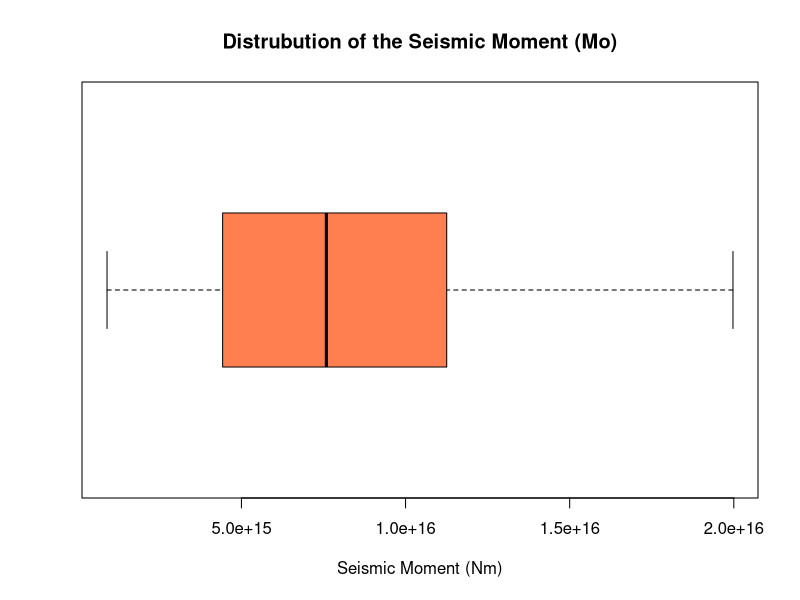
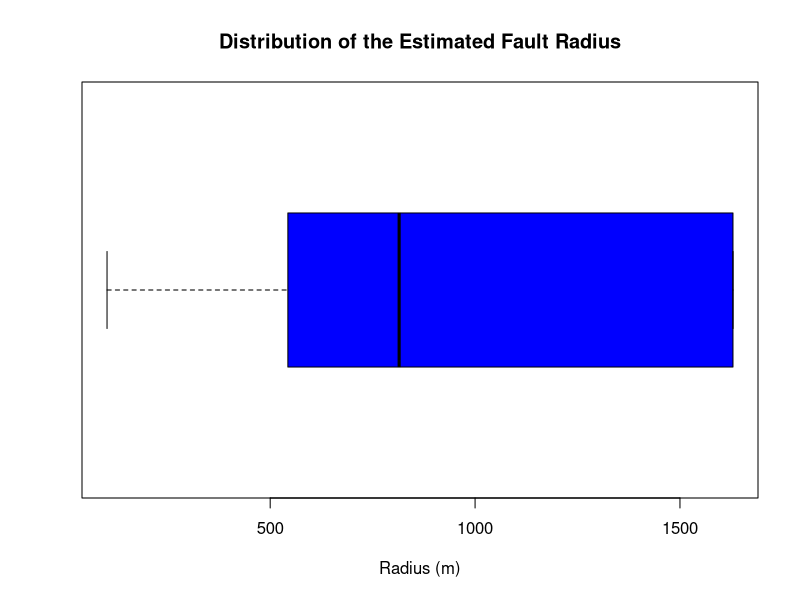

These figures' R source, in order:
# Computing and Data Analysis in Geosciences
# November 22, 2020
# Elena Geiger
# Week 3: Error and Uncertainty Analysis

# Exercise 1 --------------------------------------------------------------

# The distance to a building is estimated from a map to be about
# 2550 +/- 25 m. With a theodolite, a student determines the angle between the
# horizontal plane and the building to be 1?21' +/- 1'. What is the height of the
# building and the fractional uncertainty in this estimate? 

d <- 1
m <- 21

DMS2rad <- function(x){
  rad <- pi*(d+m/60)/180
  result <- print(rad, "rad")
  return (result)
}

# this approach does not work, so I go ahead with the values I calculated externally

# DMS to radians
rad <- 0.0236
errorrad <- 0.003

# fractional uncertainty

radfrac <- (errorrad/rad)*100
disfrac <- (25/2550)*100

# height of building

height <- round (tan(rad)*2550, digits = 2)
heighterror <- round (tan(errorrad)*25, digits = 2)

print(paste0("The hight of the building is ", height, " with an error of ", heighterror))
# I am not sure this is the correct way to propagate an error

# maybe more like this?
heighterror2 <- round (sqrt(radfrac^2 + disfrac^2), digits = 2)
print(paste0("The height of the building is ", height, " with an error of ", heighterror2))

# Exercise 2 --------------------------------------------------------------

# From compositional data you infer that two volcanic rock samples represent the
# initial and final pulse of volcanic activity. Your two samples have been
# radiometrically dated at 25.53 0.1 Ma and 29.66  0.2 Ma respectively. 
# What is the likely duration of volcanic activity (including the error?) 


duration <- 29.66 - 25.53
error <- 0.1 + 0.2

print(paste0("The likely duration of the vulcanic activity is ", duration, " Ma,
with an error of ", error, " Ma"))

# Exercise 3 --------------------------------------------------------------

# Load the datatable ex3_eqscals.txt. This is a table of real measurements of
# earthquake size, at multiple stations, from a single earthquake in California.
# There are 3 columns, 
# X (km) = the distance of the station from the earthquake
# r (m) = the estimated fault radius 
# Mo (Nm) = the seismic moment, which is related to earthquake magnitude. 
# Parameters r and Mo are estimates made from the seismogram recorded at each
# station, and they vary.      

# import data      
setwd("C:/Users/elena/Documents/Master/RCourse/errors_elenageiger22")
eqscals <- read.table("ex3_eqscals.txt", header = FALSE, sep = "")

# rename columns

names(eqscals)[names(eqscals) == "V1"] <- "X(km)"
names(eqscals)[names(eqscals) == "V2"] <- "r(m)"
names(eqscals)[names(eqscals) == "V3"] <- "Mo(Nm)"

# a) What is the mean, median, standard deviation, and median absolute deviation
# (MAD) for r and Mo? 

radius <- eqscals$`r(m)`
functionr <- c("mean", "median", "standard deviation", "MAD")
resr <- c(mean(radius), median(radius), sd(radius), mad(radius))
functionr <- data.frame(functionr, resr)

SMoment <- eqscals$`Mo(Nm)`
functionSM <- c("mean", "median", "standard deviation", "MAD")
resSM <- c(mean(SMoment), median(SMoment), sd(SMoment), mad(SMoment))
functionSM <- data.frame(functionSM, resSM)

# b) Make one descriptive plot each, of Mo and r (eg. histograms, boxplots,
# scatter, logged etc). Are there any obvious outliers that can cause problems?

# Mo

x11()
boxplot(eqscals$`Mo(Nm)`, 
        main = "Distrubution of the Seismic Moment (Mo)",
        horizontal = TRUE,
        xlab = "Seismic Moment (Nm)", 
        col = "coral")

# no obvious outliners detected

# r

x11()
boxplot(eqscals$`r(m)`,
        main = "Distribution of the Estimated Fault Radius",
        horizontal = TRUE,
        xlab = "Radius (m)",
        col = "blue")

# no obvious outliners detected

# c) Are there any outliers apparent, either from looking at the numbers or
# plotting? A good criterion is eliminating points exceeding 3*MAD from the
# median. Eliminate them to make a TRIMMED set, and recalculate the mean, median
# and standard deviation. What is your "best" estimate, and uncertainty, in Mo?

# all points that are more than 3 times the MAD away from the median have to be
# eliminated

numeric.vars <- sapply(eqscals, is.numeric)
i1 <-  Reduce(`&`, lapply(eqscals[numeric.vars], function(v) 
  (v > median(v) - 3* mad(v)) & (v < median(v) + 3 * mad(v))) )
trimmed <- eqscals[i1,]
nrow(trimmed) # 19
        
# There are no values that are 3*MAD below or above the median?
# since I could not figure out that any of the values are actual outliers, I 
# assume the mean is the "best" estimate for Mo

bestest <- mean(trimmed$`Mo(Nm)`)
print(paste0("The best estimate for Mo is ", bestest, " Nm" ))

# uncertainty 

unc <- (sd(trimmed$`Mo(Nm)`)/sqrt(19)) # standard error
print(paste0("The uncertainty for Mo is ", unc, " Nm, which is roughly 3.5 %" ))

# d) Calculate the "moment" of an earthquake 

Mw <- (log10(bestest)/1.5)- 6
Mwc <- (log10(unc)/1.5)- 6

print(paste0("The estimated moment of the earthquake is ", Mw, " with an uncertainty of ", Mwc))
